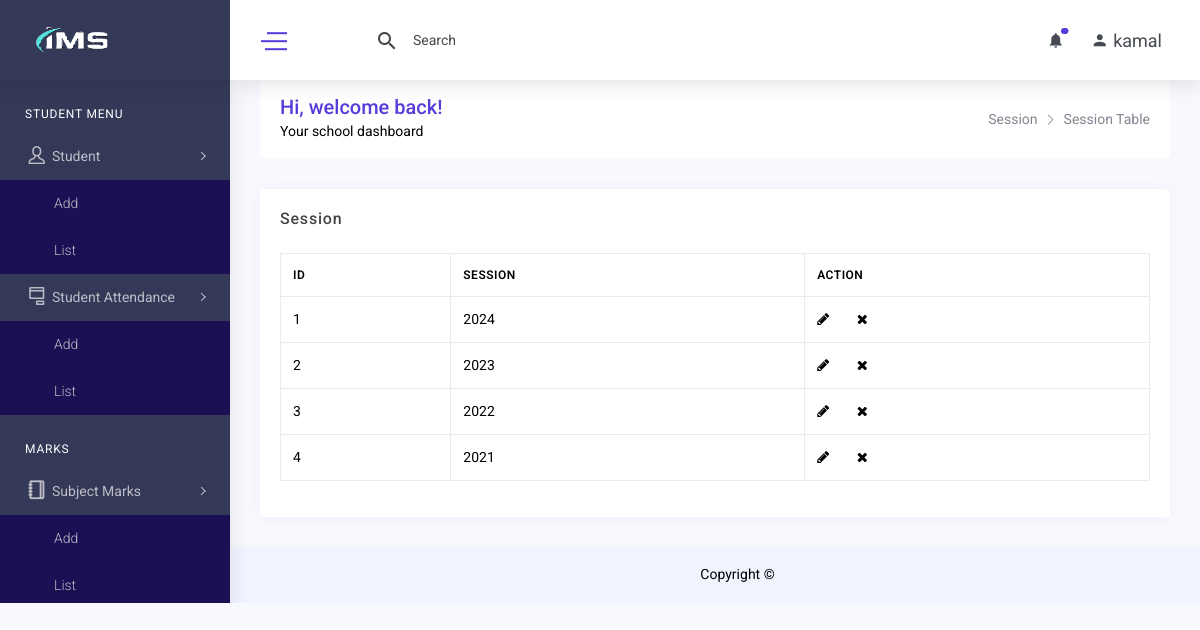
Page /session_list.php (signed in) on the committed database.
### tables this page shows
CREATE TABLE `session` (
  `id` int(11) NOT NULL,
  `session` varchar(255) DEFAULT NULL,
  `created_at` datetime DEFAULT NULL,
  `created_by` int(11) DEFAULT NULL,
  `updated_at` datetime DEFAULT NULL,
  `updated_by` int(11) DEFAULT NULL,
  `deleted_at` datetime DEFAULT NULL
);

### class/crud.php (called while the page is built, shortened)
<?php
    class crud{
        private $host='localhost';
        private $connection;
        public function __construct($user,$password,$database){
            $this->user=$user;
            $this->password=$password;
            $this->database=$database;
            $this->connection=new mysqli($this->host,$this->user,$this->password,$this->database);
        }
        public function common_select($table,$fields='*',$condition=false,$sort_field=false,$sort='ASC'){
            $result=array();
            $error=false;
            $sql="select $fields from $table where deleted_at is null ";
            $rs=$this->connection->query($sql);
            if($rs){
                if($rs->num_rows > 0){
                    while($r=$rs->fetch_object()){
                        array_push($result,$r);
                    }
                }
            }else{
                $error=$this->connection->error;
            }
            $return = array('data'=>$result,'error'=>$error);
            return $return;
        }
    }
?>

### include/connection.php (called while the page is built)
<?php
    include_once('class/crud.php');
    $mysqli=new crud("root","","ims");
    $baseurl="http://localhost/ims/";
?>

### session_list.php (the view, shortened to what this page needs)
<?php include('include/header.php') ?>
<?php include('include/sidebar.php')?>
    <div class="content-body">
        <div class="container-fluid">
            <div class="row page-titles mx-0">
                <div class="col-sm-6 p-md-0">
                    <div class="welcome-text">
                        <h4>Hi, welcome back!</h4>
                        <p class="mb-0">Your school dashboard</p>
                    </div>
                </div>
                <div class="col-sm-6 p-md-0 justify-content-sm-end mt-2 mt-sm-0 d-flex">
                    <ol class="breadcrumb">
                        <li class="breadcrumb-item"><a href="session_add.php">Session</a></li>
                        <li class="breadcrumb-item active"><a href="session_list.php">Session Table</a></li>
                    </ol>
                </div>
            </div>
            <div class="row">
                <div class="col-lg-12">
                    <div class="card">
                        <div class="card-header">
                            <h4 class="card-title">Session</h4>
                        </div>
                        <div class="card-body">
                            <div class="table-responsive">
                                <table class="table table-bordered verticle-middle table-responsive-sm">
                                    <thead>
                                        <tr>
                                            <th scope="col">ID</th>
                                            <th scope="col">Session</th>
                                            <th scope="col">Action</th>
                                        </tr>
                                    </thead>
                                    <tbody>
                                        <?php
                                            $result=$mysqli->common_select('session');
                                            if($result){
                                                if($result['data']){
                                                    $i=1;
                                                    foreach($result['data'] as $data){
                                        ?>
                                        <tr>
                                            <td><?= $i++ ?></td>
                                            <td><?= $data->session ?></td>
                                            <td>
                                                <span>
                                                    <a href="<?= $baseurl ?>session_edit.php?id=<?= $data ->id ?>" class="mr-4" data-toggle="tooltip"
                                                        data-placement="top" title="Edit"><i
                                                            class="fa fa-pencil color-muted"></i> </a>
                                                    <a href="<?= $baseurl ?>session_delete.php?id=<?= $data ->id ?>" data-toggle="tooltip"
                                                        data-placement="top" title="Close"><i
                                                            class="fa fa-close color-danger"></i></a>
                                                </span>
                                            </td>
                                        </tr>
                                        <?php } } } ?>
                                    </tbody>
                                </table>
                            </div>
                        </div>
                    </div>
                </div>
            </div>
        </div>
    </div>
</body>
<?php include('include/footer.php') ?>

### rows in the picture
session: session "2024"
session: session "2023"
session: session "2022"
session: session "2021"

### other values in the picture
$_SESSION['username'] "kamal"
